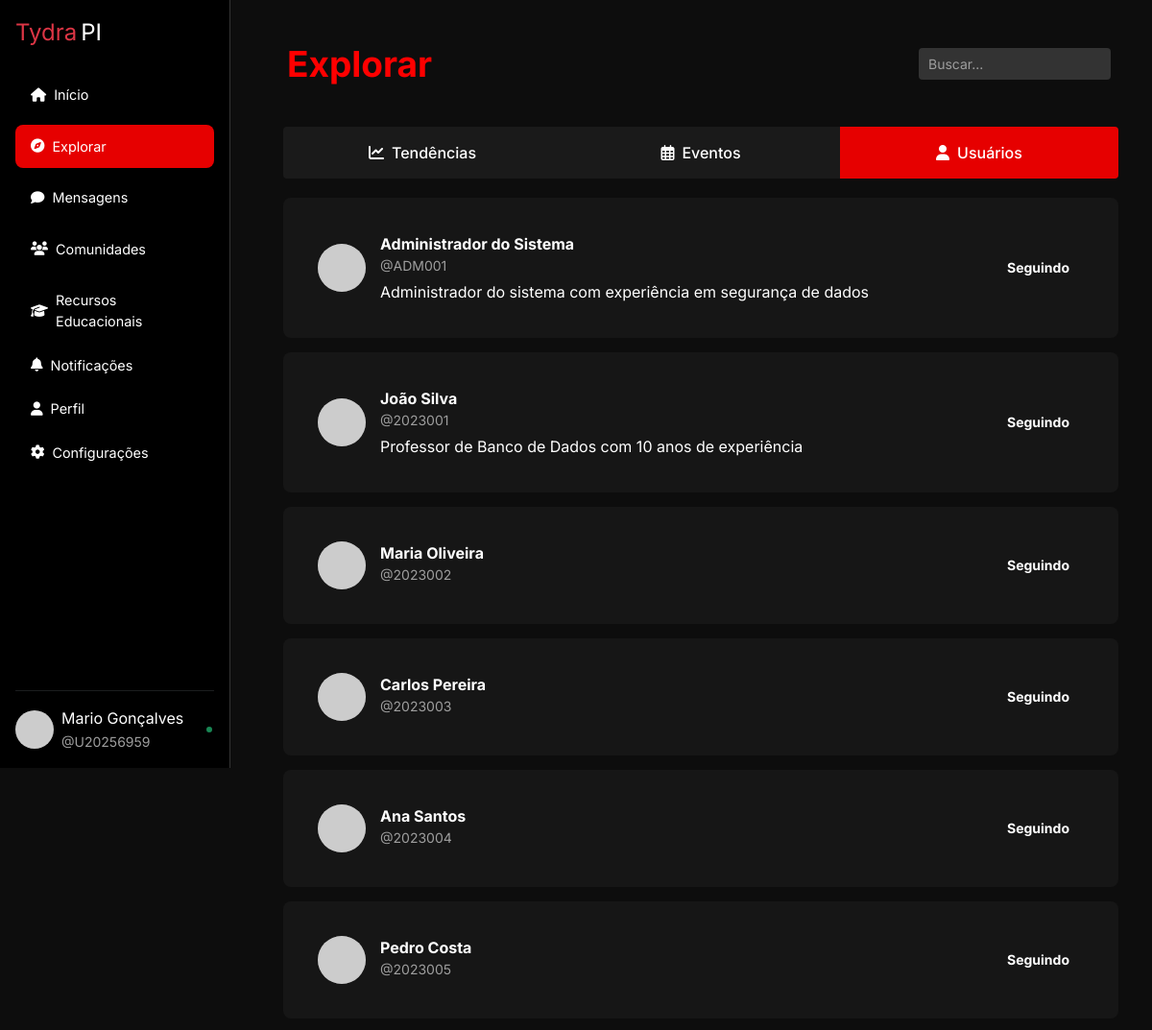
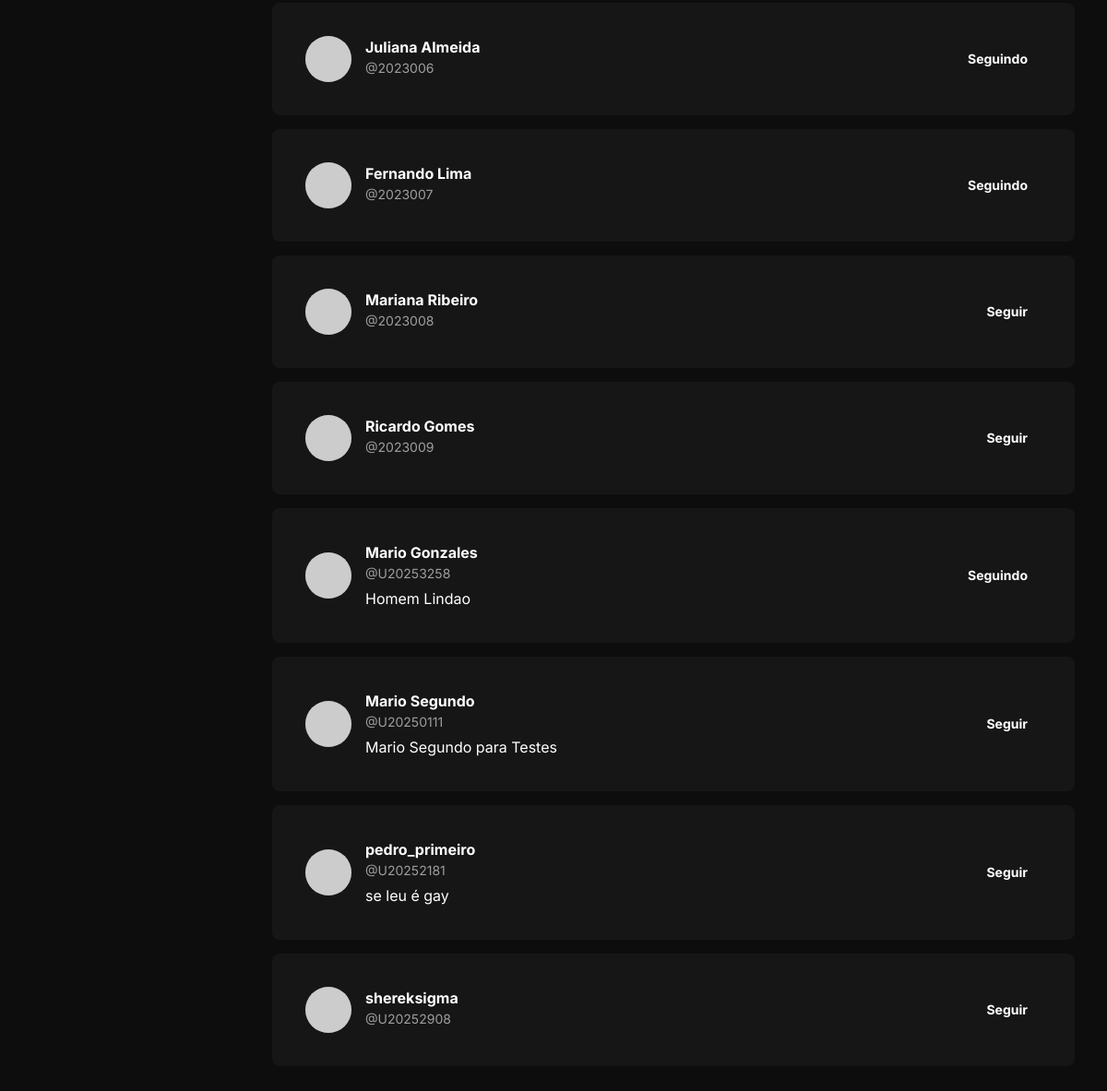
The app's page /explorar.php?tab=usuarios (signed in) with its own data (2 pictures, top to bottom).
### tables this page shows
CREATE TABLE `usuario_config` (
  `id` int(11) NOT NULL,
  `usuario_id` int(10) UNSIGNED NOT NULL,
  `bio` text DEFAULT NULL,
  `telefone` varchar(20) DEFAULT NULL,
  `created_at` timestamp NOT NULL DEFAULT current_timestamp(),
  `updated_at` timestamp NOT NULL DEFAULT current_timestamp() ON UPDATE current_timestamp()
);

CREATE TABLE `usuario` (
  `idusuario` int(10) UNSIGNED NOT NULL,
  `matricula` varchar(20) NOT NULL,
  `idade` tinyint(3) UNSIGNED NOT NULL,
  `foto` varchar(255) DEFAULT NULL,
  `email` varchar(100) NOT NULL,
  `nome` varchar(80) NOT NULL,
  `senha` varchar(255) NOT NULL,
  `data_criacao` datetime NOT NULL DEFAULT current_timestamp(),
  `status` enum('ativo','inativo') NOT NULL DEFAULT 'ativo',
  `criado_em` datetime NOT NULL DEFAULT current_timestamp(),
  `atualizado_em` datetime NOT NULL DEFAULT current_timestamp() ON UPDATE current_timestamp(),
  `admin` tinyint(1) NOT NULL DEFAULT 0
);

### functions/explorar_functions.php (called while the page is built, shortened)
<?php
function buscarUsuarios($pdo, $termoBusca = null, $usuarioAtualId, $pagina = 1, $itensPorPagina = 10) {
    $offset = ($pagina - 1) * $itensPorPagina;
    $sql = "SELECT u.idusuario, u.nome, u.matricula, u.email,
            uc.bio
            FROM usuario u
            LEFT JOIN usuario_config uc ON u.idusuario = uc.usuario_id
            WHERE u.idusuario != :usuarioAtualId
            AND u.status = 'ativo'";
    $params = [':usuarioAtualId' => $usuarioAtualId];
    $sql .= " LIMIT :offset, :limit";
    $stmt = $pdo->prepare($sql);
    foreach ($params as $key => $value) {
        $stmt->bindValue($key, $value);
    }
    $stmt->bindValue(':offset', $offset, PDO::PARAM_INT);
    $stmt->bindValue(':limit', $itensPorPagina, PDO::PARAM_INT);
    $stmt->execute();
    return $stmt->fetchAll(PDO::FETCH_ASSOC);
}
function estaSeguindo($pdo, $seguidorId, $seguidoId) {
    $sql = "SELECT COUNT(*)
            FROM usuario_seguidores
            WHERE seguidor_id = :seguidor_id AND seguido_id = :seguido_id";
    $stmt = $pdo->prepare($sql);
    $stmt->bindValue(':seguidor_id', $seguidorId, PDO::PARAM_INT);
    $stmt->bindValue(':seguido_id', $seguidoId, PDO::PARAM_INT);
    $stmt->execute();
    return $stmt->fetchColumn() > 0;
}

### explorar.php (the view, shortened to what this page needs)
<?php
require './functions/explorar_functions.php';
require 'includes/conexao.php';
$usuarioAtualId = isset($_SESSION['usuario_id']) ? $_SESSION['usuario_id'] : 0;
$termoBusca = isset($_GET['search']) ? trim($_GET['search']) : null;
$usuarios = buscarUsuarios($pdo, $termoBusca, $usuarioAtualId, 1, 10000);
$active_tab = isset($_GET['tab']) ? $_GET['tab'] : 'tendencias';
?>
<!DOCTYPE html>
<html lang="pt-BR">
<head>
    <link href="https://cdn.jsdelivr.net/npm/bootstrap@5.3.0-alpha1/dist/css/bootstrap.min.css" rel="stylesheet">
    <link rel="stylesheet" href="https://cdnjs.cloudflare.com/ajax/libs/font-awesome/5.15.4/css/all.min.css">
    <link rel="stylesheet" href="assets/css/style.css">
    <?php include 'includes/header.php'; ?>
</head>
<body>
    <?php include 'includes/sidebar.php' ?>
    <div class="d-flex">
        <div class="content-wrapper">
            <div class="container">
                <header class="header row">
                    <div class="col align-items-center p-3">
                        <h1>Explorar</h1>
                    </div>
                    <div class="search-container col justify-center search-container-explorar">
                        <form method="GET" action="">
                            <input type="text" class="search-bar" name="search" placeholder="Buscar..."
                                aria-label="Buscar" value="<?= htmlspecialchars($termoBusca ?? '') ?>">
                        </form>
                    </div>
                </header>
                <nav class="tabs">
                    <a href="?tab=tendencias" class="tab-link <?= $active_tab === 'tendencias' ? 'active' : '' ?>">
                        <i class="fas fa-chart-line"></i> Tendências
                    </a>
                    <a href="?tab=eventos" class="tab-link <?= $active_tab === 'eventos' ? 'active' : '' ?>">
                        <i class="far fa-calendar-alt"></i> Eventos
                    </a>
                    <a href="?tab=usuarios" class="tab-link <?= $active_tab === 'usuarios' ? 'active' : '' ?>">
                        <i class="fas fa-user"></i> Usuários
                    </a>
                </nav>
                <main class="content">
                    <?php if ($active_tab === 'tendencias'): ?>
                        <div class="tendencias-container">
                            <div class="alert alert-info">
                                As tendências serão implementadas na próxima versão.
                            </div>
                        </div>
                    <?php elseif ($active_tab === 'usuarios'): ?>
                        <div class="usuarios-container">
                            <?php foreach ($usuarios as $usuario): ?>
                                <div class="card">
                                    <div class="card-body">
                                        <div class="user-profile">
                                            <div class="avatar">
                                                <?php
                                                $nome = urlencode($usuario['nome']);
                                                $cor = substr(md5($usuario['nome']), 0, 6);
                                                ?>
                                                <img src="https://ui-avatars.com/api/?name=<?= $nome ?>&background=<?= $cor ?>&color=fff"
                                                    alt="<?= htmlspecialchars($usuario['nome']) ?>"
                                                    class="perfil-avatar-img">
                                            </div>
                                            <div class="user-info">
                                                <div class="user-name">
                                                    <?= htmlspecialchars($usuario['nome']) ?>
                                                </div>
                                                <div class="username">
                                                    @<?= htmlspecialchars($usuario['matricula']) ?>
                                                </div>
                                                <div class="user-bio"><?= htmlspecialchars($usuario['bio'] ?? '') ?></div>
                                            </div>
                                            <?php if ($usuarioAtualId && $usuarioAtualId != $usuario['idusuario']): ?>
                                                <?php if (estaSeguindo($pdo, $usuarioAtualId, $usuario['idusuario'])): ?>
                                                    <button class="btn btn-following">Seguindo</button>
                                                <?php else: ?>
                                                    <form method="POST" action="">
                                                        <button type="submit" class="btn btn-participate">Seguir</button>
                                                    </form>
                                                <?php endif; ?>
                                            <?php elseif ($usuarioAtualId == $usuario['idusuario']): ?>
                                                <button class="btn btn-outline-secondary" disabled>Você</button>
                                            <?php else: ?>
                                                <button class="btn btn-participate" disabled>Faça login</button>
                                            <?php endif; ?>
                                        </div>
                                    </div>
                                </div>
                            <?php endforeach; ?>
                        </div>
                    <?php endif; ?>
                </main>
            </div>
        </div>
    </div>
</body>
</html>

### explorar.php (style rules this page uses)
.content-wrapper { align-self: center; margin-left: 260px; padding: 20px; width: calc(100%); }

### records on screen
usuario_config: usuario.nome "Administrador do Sistema", usuario.matricula "ADM001", bio "Administrador do sistema com experiência em segurança de dados", shows "Seguindo"
usuario_config: usuario.nome "João Silva", usuario.matricula "2023001", bio "Professor de Banco de Dados com 10 anos de experiência", shows "Seguindo"
usuario: nome "Maria Oliveira", matricula "2023002", shows "Seguindo"
usuario: nome "Carlos Pereira", matricula "2023003", shows "Seguindo"
usuario: nome "Ana Santos", matricula "2023004", shows "Seguindo"
usuario: nome "Pedro Costa", matricula "2023005", shows "Seguindo"
usuario: nome "Juliana Almeida", matricula "2023006", shows "Seguindo"
usuario: nome "Fernando Lima", matricula "2023007", shows "Seguindo"
usuario: nome "Mariana Ribeiro", matricula "2023008"
usuario: nome "Ricardo Gomes", matricula "2023009"
usuario_config: usuario.nome "Mario Gonzales", usuario.matricula "U20253258", bio "Homem Lindao", shows "Seguindo"
usuario_config: usuario.nome "Mario Segundo", usuario.matricula "U20250111", bio "Mario Segundo para Testes"
usuario_config: usuario.nome "pedro_primeiro", usuario.matricula "U20252181", bio "se leu é gay"
usuario: nome "shereksigma", matricula "U20252908"

### other values on screen
$menu['label'] "Recursos Educacionais"
$menu['label'] "Notificações"
$usuarioNome "Mario Gonçalves"
$usuarioMatricula "U20256959"
